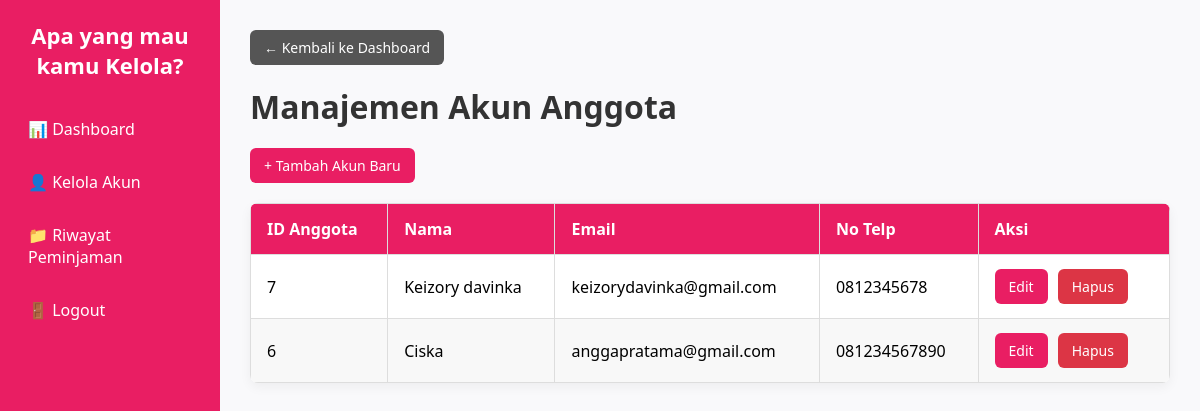
Screenshot of /manajemen_akun.php (signed in) with the database file from the repository.
### tables this page shows
CREATE TABLE `t_anggota` (
  `id_anggota` int(11) NOT NULL,
  `nama` varchar(100) DEFAULT NULL,
  `alamat` text DEFAULT NULL,
  `telepon` varchar(15) DEFAULT NULL,
  `id_account` int(11) DEFAULT NULL,
  `email` varchar(100) DEFAULT NULL
);

### manajemen_akun.php (the view, shortened to what this page needs)
<?php
include "koneksi.php";
$query = "SELECT * FROM t_anggota ORDER BY id_anggota DESC";
$result = mysqli_query($conn, $query);
?>
<!DOCTYPE html>
<html lang="id">
<head>
</head>
<body>
    <div class="sidebar">
        <h2>Apa yang mau kamu Kelola?</h2>
        <a href="dashboard_admin.php">📊 Dashboard</a>
        <a href="manajemen_akun.php">👤 Kelola Akun</a>
        <a href="laporan_peminjaman.php">📁 Riwayat Peminjaman</a>
        <a href="logout.php">🚪 Logout</a>
    </div>
    <div class="main">
        <a href="dashboard_admin.php" class="btn-back">← Kembali ke Dashboard</a>
        <h1>Manajemen Akun Anggota</h1>
        <a href="tambah_akun.php" class="button">+ Tambah Akun Baru</a>
        <table>
            <thead>
                <tr>
                    <th>ID Anggota</th>
                    <th>Nama</th>
                    <th>Email</th>
                    <th>No Telp</th>
                    <th>Aksi</th>
                </tr>
            </thead>
            <tbody>
                <?php while ($row = mysqli_fetch_assoc($result)) : ?>
                <tr>
                    <td><?= htmlspecialchars($row['id_anggota']) ?></td>
                    <td><?= htmlspecialchars($row['nama']) ?></td>
                    <td><?= htmlspecialchars($row['email']) ?></td>
                    <td><?= htmlspecialchars($row['telepon']) ?></td>
                    <td>
                        <a href="edit_akun.php?id=<?= $row['id_anggota'] ?>" class="button">Edit</a>
                        <a href="hapus_akun.php?id=<?= $row['id_anggota'] ?>" onclick="return confirm('Yakin ingin menghapus?')" class="button delete">Hapus</a>
                    </td>
                </tr>
                <?php endwhile; ?>
            </tbody>
        </table>
    </div>
</body>
</html>

### manajemen_akun.php (style rules this page uses)
* { font-family: 'Segoe UI', sans-serif; box-sizing: border-box; margin: 0; padding: 0; }
body { display: flex; background-color: #f9f9fb; }
.sidebar { width: 220px; background-color: #e91e63; color: white; padding: 20px; height: 100vh; }
.sidebar h2 { margin-bottom: 30px; font-size: 22px; text-align: center; }
.sidebar a { display: block; margin: 15px 0; color: white; text-decoration: none; padding: 8px; border-radius: 6px; }
.main { flex: 1; padding: 30px; }
h1 { margin-bottom: 20px; color: #333; }
.btn-back { display: inline-block; margin-bottom: 20px; padding: 8px 14px; background-color: #555; color: white; text-decoration: none; border-radius: 6px; font-size: 14px; transition: background-color 0.3s ease; }
table { border-collapse: collapse; width: 100%; margin-top: 20px; background-color: white; border-radius: 8px; box-shadow: 0px 4px 12px rgba(0, 0, 0, 0.05); overflow: hidden; }
th, td { padding: 14px 16px; border: 1px solid #ddd; text-align: left; }
th { background-color: #e91e63; color: white; }
tr:nth-child(even) { background-color: #f8f8f8; }
a.button { padding: 8px 14px; background-color: #e91e63; color: white; text-decoration: none; border-radius: 6px; font-size: 14px; margin-right: 6px; display: inline-block; }
a.button.delete { background-color: #dc3545; }

### rows the page displays
t_anggota: id_anggota "7", nama "Keizory davinka", email "keizorydavinka@gmail.com", telepon "0812345678"
t_anggota: id_anggota "6", nama "Ciska", email "anggapratama@gmail.com", telepon "081234567890"
